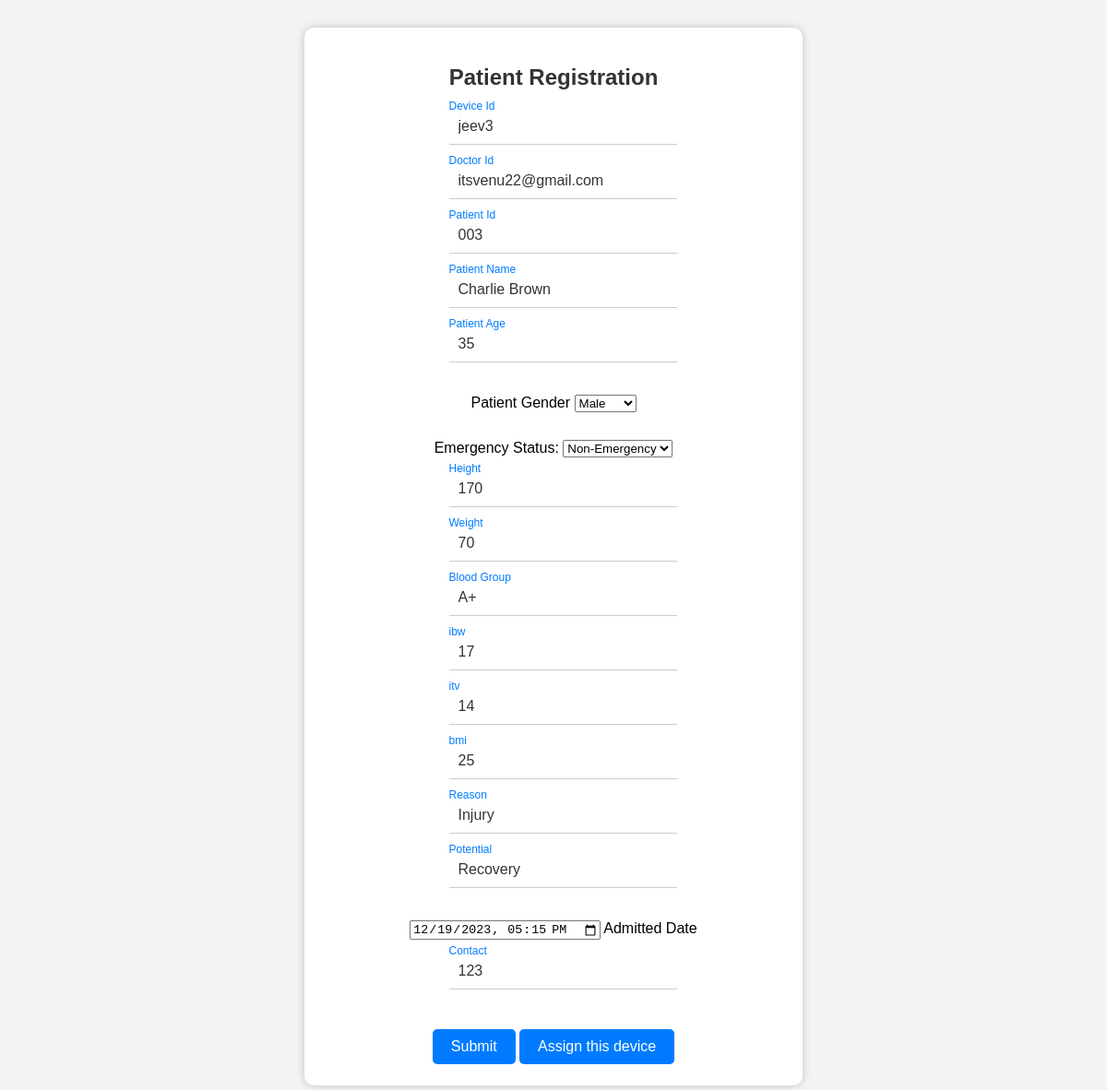
Before: /particularpatient_edit/41/ with the older database file.
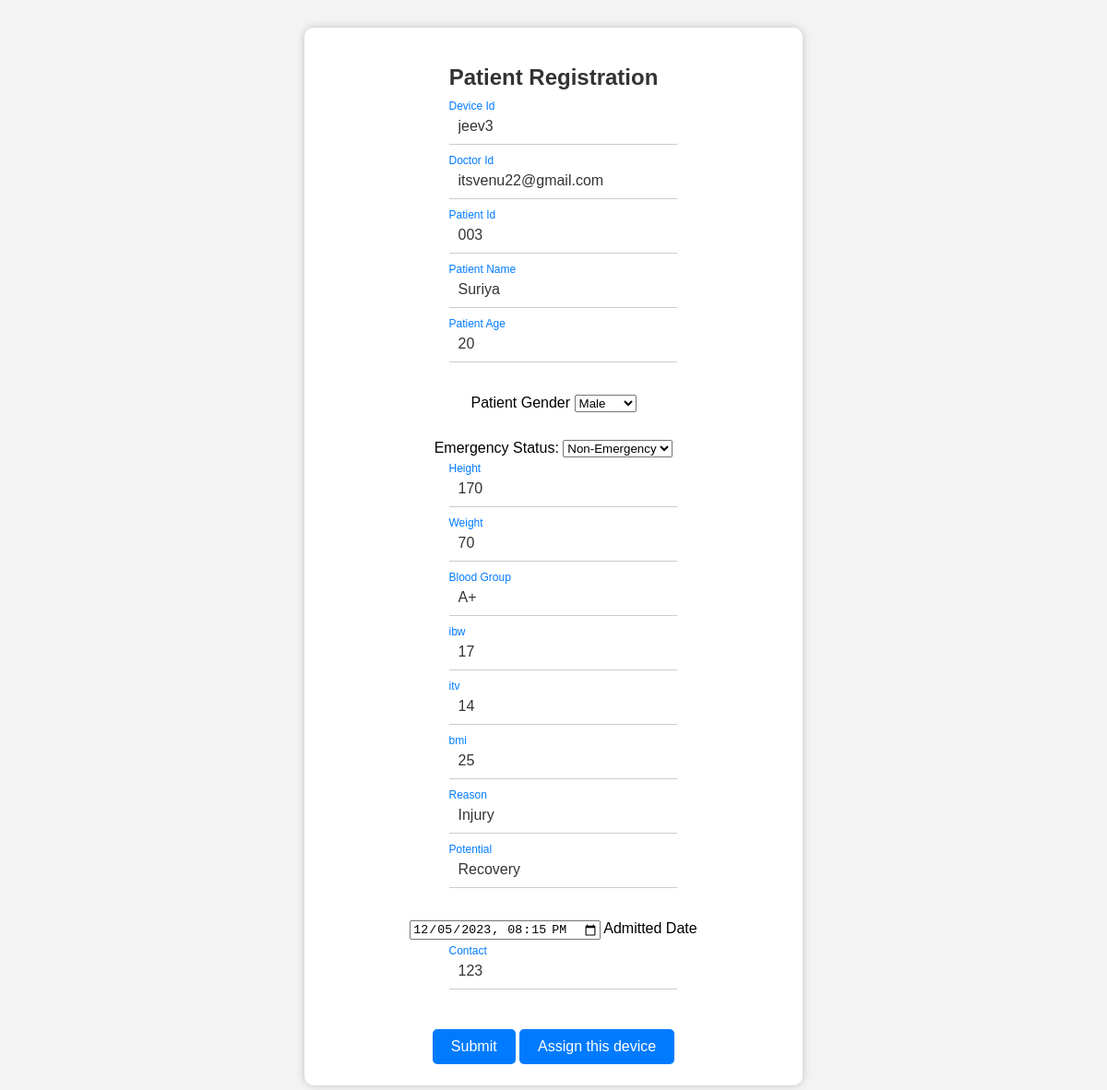
After: the same page with the newer database file.
### aerodevice/models.py (models this page shows)
class patientdata(models.Model):
    deviceid = models.CharField(max_length=255,null=False)
    doctorid = models.CharField(max_length=255,null=False)
    patientid = models.CharField(max_length=255,null=False)
    patient_name = models.CharField(max_length=255,null=False)
    patient_age = models.IntegerField(null=False)
    patient_gender = models.CharField(max_length=255,null=False)
    height = models.IntegerField(null=False)
    weight = models.IntegerField(null=False)
    blood = models.CharField(max_length=255,null=False)
    ibw = models.IntegerField(null=False)
    itv = models.IntegerField(null=False)
    bmi = models.IntegerField(null=False)
    admitted_date = models.DateTimeField(null=True, blank=True)
    reason = models.CharField(max_length=255,null=False)
    potential = models.CharField(max_length=255,null=False)
    contact = models.IntegerField(null=False)
    emergency = models.CharField(max_length=10,null=False)

### aerodevice/views.py (the view)
# urls.py: path("particularpatient_edit/<int:pk>/",views.particularpatient_edit, name="particularpatient_edit"),
def particularpatient_edit(request,pk):
    data = get_object_or_404(patientdata, pk=pk)
    context = {
        "data": data
    }
    if request.method == 'POST':
        data.deviceid = request.POST.get('deviceid')
        data.doctorid = request.POST.get('doctorid')
        data.patientid = request.POST.get('patientid')
        data.patient_name = request.POST.get('patient_name')
        data.patient_age = request.POST.get('patient_age')
        data.patient_gender = request.POST.get('patient_gender')
        data.height = request.POST.get('height')
        data.weight = request.POST.get('weight')
        data.blood = request.POST.get('blood')
        data.ibw = request.POST.get('ibw')
        data.itv = request.POST.get('itv')
        data.bmi = request.POST.get('bmi')
        data.admitted_date = request.POST.get('admitted_date')
        data.reason = request.POST.get('reason')
        data.potential = request.POST.get('potential')
        data.contact = request.POST.get('contact')
        data.emergency = request.POST.get('emergency')
        data.save()
        return redirect('particularpatient', pk=pk)
    else:
        return render(request, "particularpatient_edit.html", context)

### aerodevice/templates/particularpatient_edit.html (shortened to what the changed rows need)
{% load static %}
<!DOCTYPE html>
<html lang="en">
<head>
    <link rel="stylesheet" href="/static/css/styles.css">
</head>
<body>
    <div class="login-container">
        <div class="login-box">
            <h2>Patient Registration</h2>
            <form action="" method="POST">
                <div class="input-container">
                    <input type="text" value="{{ data.deviceid }}" id="id" name="deviceid" required>
                    <label for="id">Device Id</label>
                </div>
                <div class="input-container">
                    <input type="text" value="{{ data.doctorid }}" id="id" name="doctorid" required>
                    <label for="id">Doctor Id</label>
                </div>
                <div class="input-container">
                    <input type="text" value="{{ data.patientid }}" id="id" name="patientid" required>
                    <label for="id">Patient Id</label>
                </div>
                <div class="input-container">
                    <input type="text" value="{{ data.patient_name }}" id="id" name="patient_name" required>
                    <label for="id">Patient Name</label>
                </div>
                <div class="input-container">
                    <input type="text" value="{{ data.patient_age }}" id="id" name="patient_age" required>
                    <label for="id">Patient Age</label>
                </div>
                <div class="input-container1">
                    <label>Patient Gender</label>
                    <select name="patient_gender">
                        {% if data.patient_gender == 'Male'%}
                            <option value="Male" selected>Male</option>
                        {% elif data.patient_gender == 'Female' %}
                            <option value="Male" >Male</option>
                            <option value="Female" selected>Female</option>
                            <option value="Other">Other</option>
                        {% else %}
                            <option value="Male" >Male</option>
                            <option value="Female" >Female</option>
                            <option value="Other" selected>Other</option>
                        {% endif %}
                    </select>
                </div>
                <div class="input-container1">
                    <label>Emergency Status:</label>
                    <select name="emergency">
                        {% if data.emergency == 'True'%}
                        <option value="True" selected>Emergency</option>
                        <option value="False">Non-Emergency</option>
                        {% else %}
                        <option value="False" selected>Non-Emergency</option>
                        {% endif %}
                    </select>
                </div>
                <div class="input-container">
                    <input type="text" value="{{ data.height }}" id="id" name="height" required>
                    <label for="id">Height</label>
                </div>
                <div class="input-container">
                    <input type="text" value="{{ data.weight }}" id="id" name="weight" required>
                    <label for="id">Weight</label>
                </div>
                <div class="input-container">
                    <input type="text" value="{{ data.blood }}" id="id" name="blood" required>
                    <label for="id">Blood Group</label>
                </div>
                <div class="input-container">
                    <input type="text" value="{{ data.ibw }}" id="id" name="ibw" required>
                    <label for="id">ibw</label>
                </div>
                <div class="input-container">
                    <input type="text" value="{{ data.itv }}" id="id" name="itv" required>
                    <label for="id">itv</label>
                </div>
                <div class="input-container">
                    <input type="text" value="{{ data.bmi }}" id="id" name="bmi" required>
                    <label for="id">bmi</label>
                </div>
                <div class="input-container">
                    <input type="text" value="{{ data.reason }}" id="id" name="reason" required>
                    <label for="id">Reason</label>
                </div>
                <div class="input-container">
                    <input type="text" value="{{ data.potential }}" id="id" name="potential" required>
                    <label for="id">Potential</label>
                </div>
                <div class="input-container1">
                    <input type="datetime-local" value="{{ data.admitted_date|date:'Y-m-d\TH:i' }}" id="id" name="admitted_date" required>
                    <label for="id">Admitted Date</label>
                </div>
                <div class="input-container">
                    <input type="text" value="{{ data.contact }}" id="id" name="contact" required>
                    <label for="id">Contact</label>
                </div>
            </form>
        </div>
    </div>
</body>
</html>

Changed rows visible on the page:
changed patientdata "jeev3": patient_name "Charlie Brown" → "Suriya"; patient_age "35" → "20"; admitted_date "12/19/2023 17:15" → "12/05/2023 20:15"
